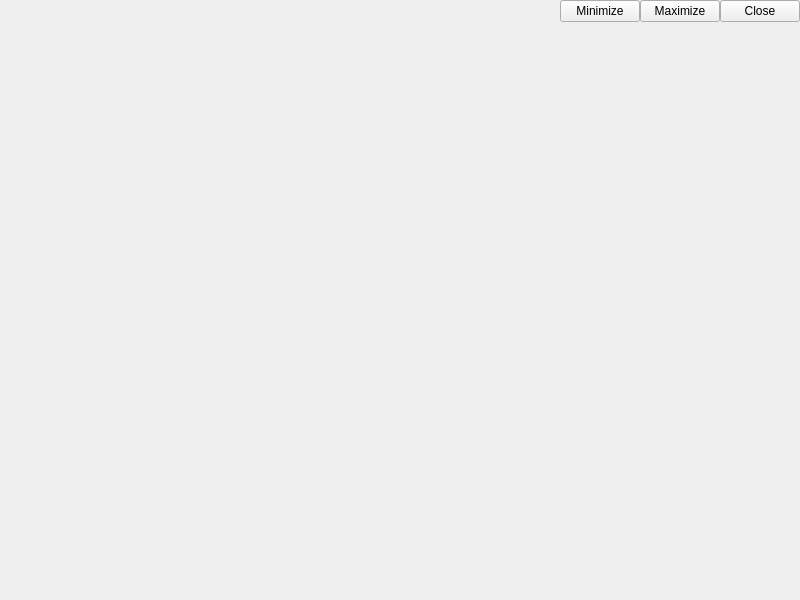
<?xml version="1.0" encoding="UTF-8"?>
<ui version="4.0">
 <class>rrqt::mainwindow::CompactMainWindow</class>
 <widget class="QMainWindow" name="rrqt::mainwindow::CompactMainWindow">
  <property name="geometry">
   <rect>
    <x>0</x>
    <y>0</y>
    <width>800</width>
    <height>600</height>
   </rect>
  </property>
  <widget class="QWidget" name="centralWidget">
   <layout class="QVBoxLayout" name="centralWidgetLayout">
    <property name="spacing">
     <number>0</number>
    </property>
    <property name="leftMargin">
     <number>0</number>
    </property>
    <property name="topMargin">
     <number>0</number>
    </property>
    <property name="rightMargin">
     <number>0</number>
    </property>
    <property name="bottomMargin">
     <number>0</number>
    </property>
    <item>
     <widget class="QWidget" name="titleBar" native="true">
      <layout class="QHBoxLayout" name="titleBarLayout">
       <property name="spacing">
        <number>0</number>
       </property>
       <property name="leftMargin">
        <number>0</number>
       </property>
       <property name="topMargin">
        <number>0</number>
       </property>
       <property name="rightMargin">
        <number>0</number>
       </property>
       <property name="bottomMargin">
        <number>0</number>
       </property>
       <item>
        <widget class="QWidget" name="tabBar" native="true">
         <property name="sizePolicy">
          <sizepolicy hsizetype="MinimumExpanding" vsizetype="Preferred">
           <horstretch>0</horstretch>
           <verstretch>0</verstretch>
          </sizepolicy>
         </property>
        </widget>
       </item>
       <item>
        <widget class="QPushButton" name="titleBarMinimizeButton">
         <property name="text">
          <string>Minimize</string>
         </property>
        </widget>
       </item>
       <item>
        <widget class="QPushButton" name="titleBarMaximizeButton">
         <property name="text">
          <string>Maximize</string>
         </property>
        </widget>
       </item>
       <item>
        <widget class="QPushButton" name="titleBarCloseButton">
         <property name="text">
          <string>Close</string>
         </property>
        </widget>
       </item>
      </layout>
     </widget>
    </item>
    <item>
     <spacer name="verticalSpacer">
      <property name="orientation">
       <enum>Qt::Vertical</enum>
      </property>
      <property name="sizeHint" stdset="0">
       <size>
        <width>20</width>
        <height>574</height>
       </size>
      </property>
     </spacer>
    </item>
   </layout>
  </widget>
 </widget>
 <resources/>
 <connections/>
</ui>
